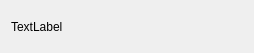
<?xml version="1.0" encoding="UTF-8"?>
<ui version="4.0">
 <class>ParameterWidget</class>
 <widget class="QWidget" name="ParameterWidget">
  <property name="geometry">
   <rect>
    <x>0</x>
    <y>0</y>
    <width>254</width>
    <height>53</height>
   </rect>
  </property>
  <property name="sizePolicy">
   <sizepolicy hsizetype="Preferred" vsizetype="Maximum">
    <horstretch>0</horstretch>
    <verstretch>0</verstretch>
   </sizepolicy>
  </property>
  <property name="windowTitle">
   <string>Form</string>
  </property>
  <layout class="QHBoxLayout" name="horizontalLayout">
   <item>
    <layout class="QHBoxLayout" name="widgetLayout">
     <item>
      <widget class="QLabel" name="nameLabel">
       <property name="text">
        <string>TextLabel</string>
       </property>
      </widget>
     </item>
     <item>
      <layout class="QHBoxLayout" name="variableLayout"/>
     </item>
     <item>
      <spacer name="horizontalSpacer">
       <property name="orientation">
        <enum>Qt::Horizontal</enum>
       </property>
       <property name="sizeHint" stdset="0">
        <size>
         <width>40</width>
         <height>20</height>
        </size>
       </property>
      </spacer>
     </item>
    </layout>
   </item>
  </layout>
 </widget>
 <resources/>
 <connections/>
</ui>
